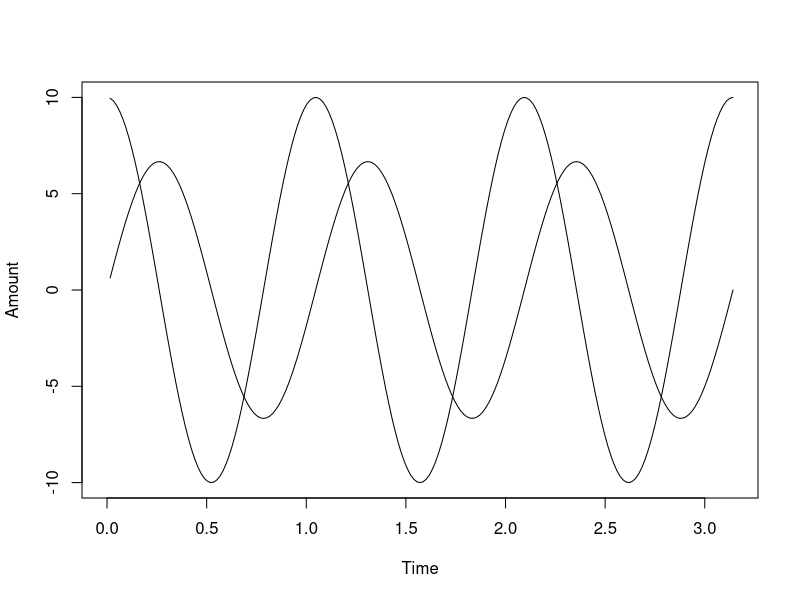

R code for this plot:
dat  <- read.table("plot.dat", header=TRUE)
maxx <- max(dat[, 1])
maxy <- max(dat[,-1])
miny <- min(dat[,-1])
k    <- dim(dat)[2]
plot(c(0, maxx), c(miny,maxy), type="n", xlab="Time", ylab="Amount")
for(i in 2:k)
  lines(dat[,1], dat[,i])

